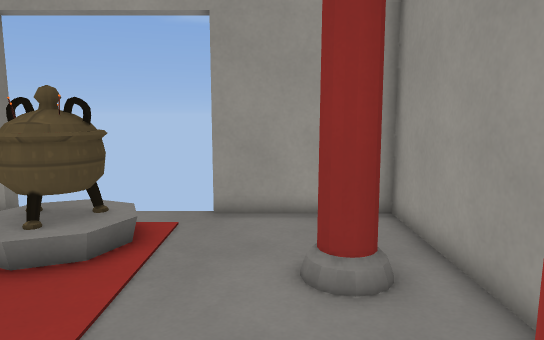
view 1 (above)

12 first-person views from a walk through a 3-D level made in the Godot game engine. The camera is 1.5 m above the floor, tilts 8° down and sees 70° across. The floor is counted in squares, 0.5 m on a side. Each view is taken from the middle of a square. On the plan, view 1 faces up. The plan holds only what a view shows up to about 20 squares ahead; the rest is blank. Surface patterns are stand-ins for the level's own textures.

view 2
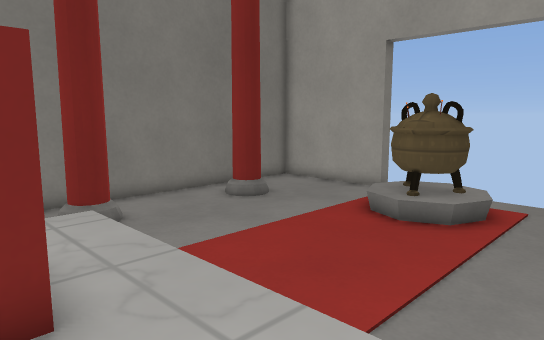

view 3
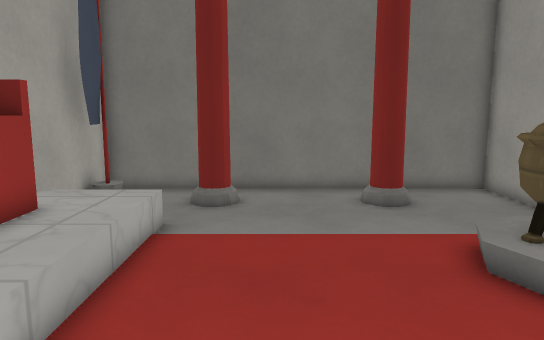

view 4
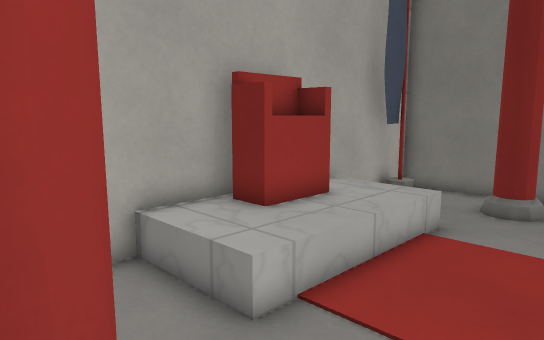

view 5
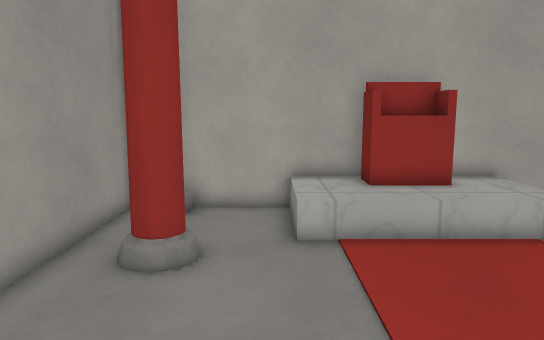

view 6
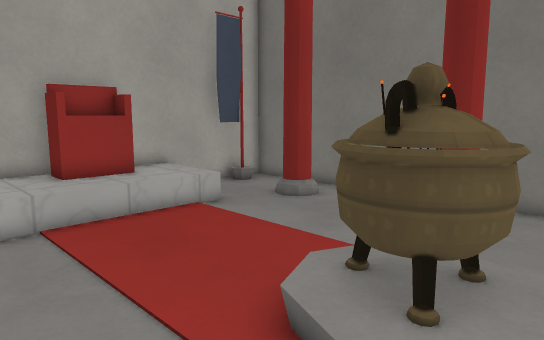

view 7
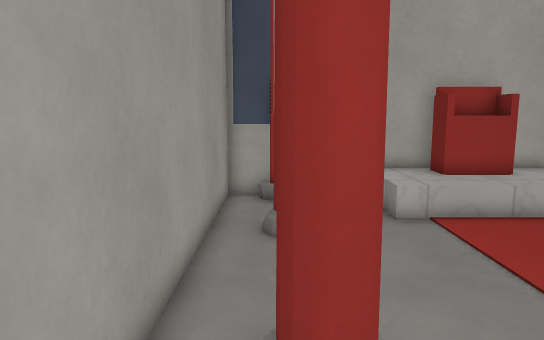

view 8
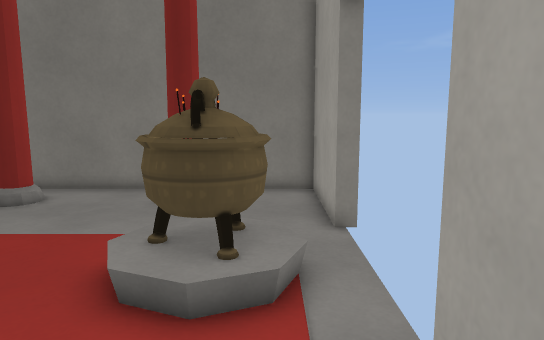

view 9
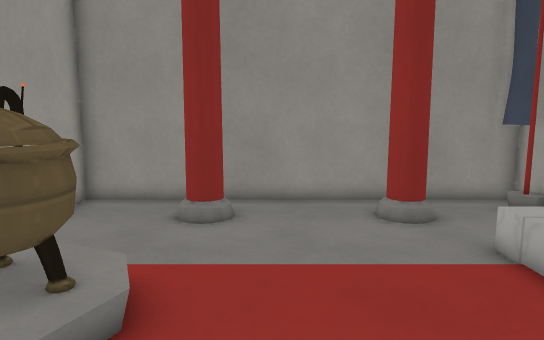

view 10
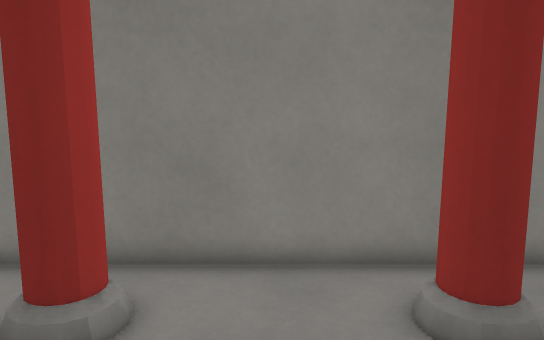

view 11
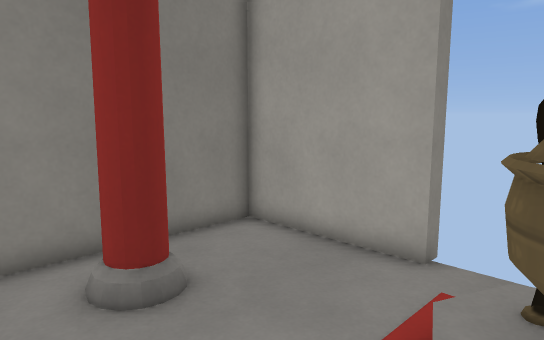

view 12
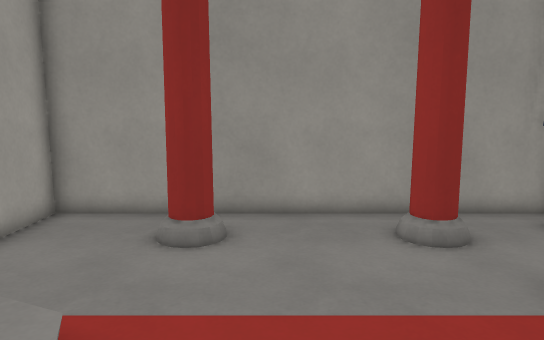

### Floor plan
Key: @ floor where view 1 was taken; # wall or solid block; . main floor; : floor 0.5 m higher than the main floor; / step, stairs or slope; C cauldron; T throne.
Columns run from 14 left of view 1 to 4 right of it. Each row starts with its distance up from view 1.
 12 ######       ######
 11 #.................#
 10 #.......CCC.......#
  9 #.......CCC.......#
  8 #.##....CCC....# .#
  7 #.##...../.....##.#
  6 #.##...........##.#
  5 #.................#
  4 #.................#
  3 #.................#
  2 #.##...........##.#
  1 #.##...........##.#
  0 #.##..///////.@# .#
 -1 #.....:::::::.....#
 -2 #.... ::TTT::.....#
 -3 #.##  ::TTT::...###
 -4 ###################

Positions as (right, up) in squares from view 1, and headings:
1: (0, 0), facing up
2: (0, -3), facing up-left
3: (2, 3), facing left
4: (2, 4), facing down-left
5: (-1, 9), facing down
6: (0, 11), facing down-left
7: (2, 11), facing down
8: (2, 10), facing left
9: (-10, 5), facing right
10: (-6, 4), facing left
11: (-5, 4), facing up-left
12: (-8, 5), facing right
